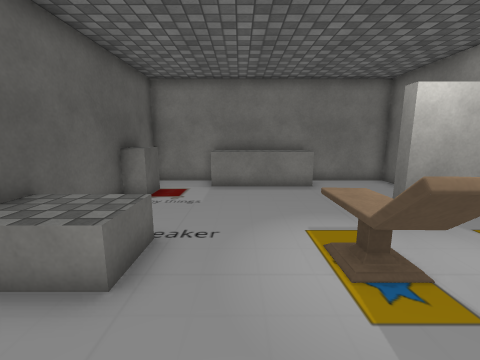
[1] (above)

12 first-person views from a walk through a 3-D level made in the Unity game engine. The camera is 1.5 m above the floor, tilts 10° down and sees 90° across. The floor is counted in squares, 0.72 m on a side. Each view is taken from the middle of a square. On the plan, view 1 faces up. The plan holds only what a view shows up to about 15 squares ahead; the rest is blank. The place goes on beyond the plan. The player character is not drawn. Some surface patterns are stand-ins.

[2]
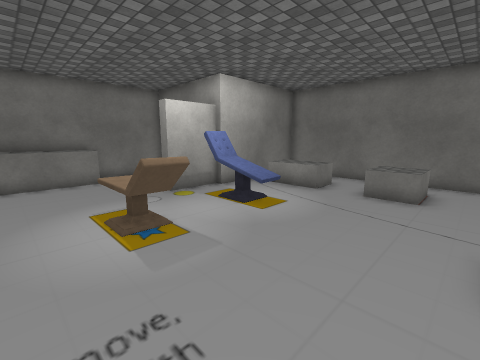

[3]
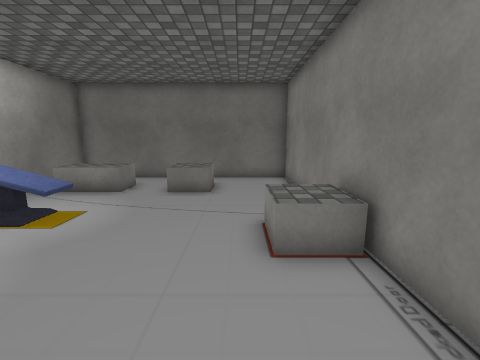

[4]
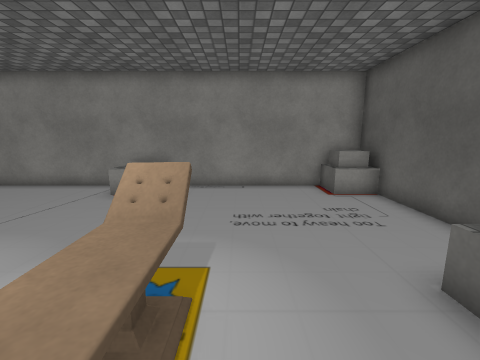

[5]
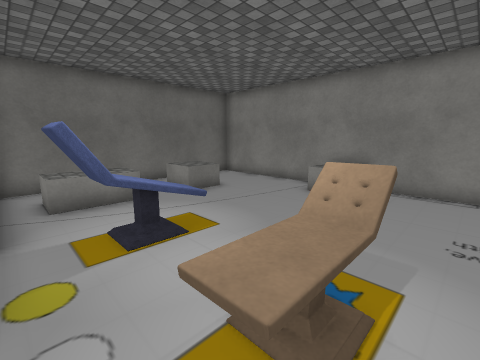

[6]
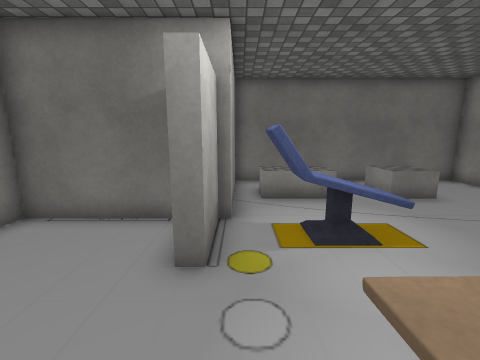

[7]
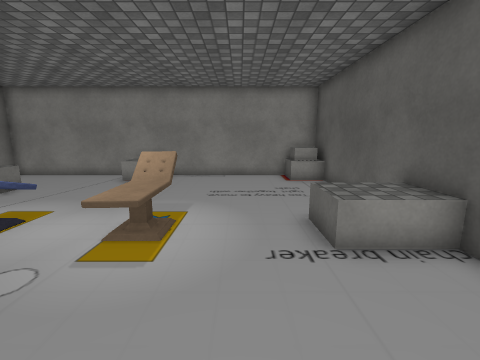

[8]
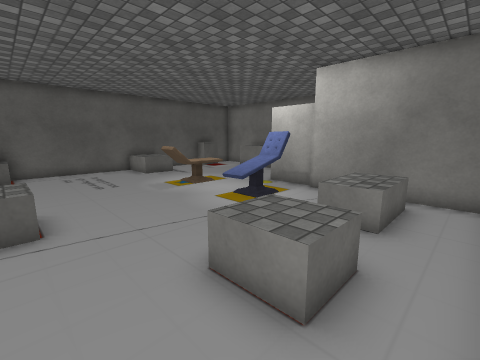

[9]
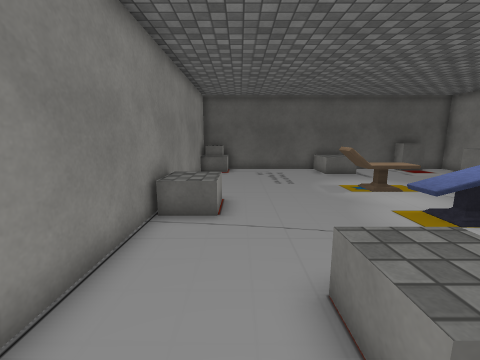

[10]
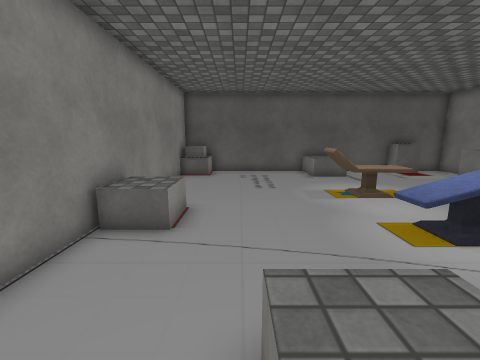

[11]
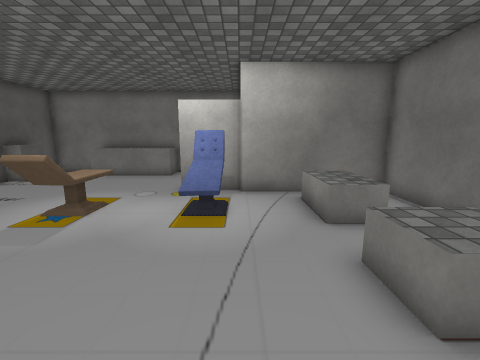

[12]
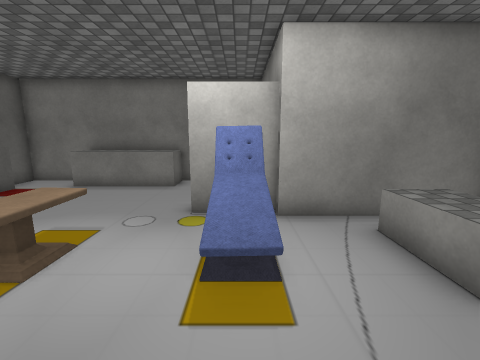

### Floor plan
Key: @ floor where view 1 was taken; # wall or solid block; . floor; ^ raised ledge; B block; O other object.
Columns run from 4 left of view 1 to 13 right of it. Each row starts with its distance up from view 1.
 12 ############
 11 #..^^^^^...#
 10 #..........#
  9 B..........#
  8 #..........#
  7 #........###
  6 #..........#######
  5 #.....^...O..BB..#
  4 BBB...^...O..BB..#
  3 #BB...^...O..BB..#
  2 #.....#..........#
  1 #............BB..#
  0 #...@........BBB.#
 -1 #............BB..#
 -2 #................#
 -3 #B......BBB......#
 -4 BB......BBB......#
 -5 ##################

Positions as (right, up) in squares from view 1, and headings:
1: (0, 0), facing up
2: (0, -2), facing up-right
3: (0, -2), facing right
4: (1, 6), facing down
5: (1, 6), facing down-right
6: (1, 6), facing right
7: (0, 9), facing down
8: (12, -3), facing up-left
9: (12, -2), facing left
10: (11, -1), facing left
11: (7, -3), facing up
12: (6, 0), facing up
